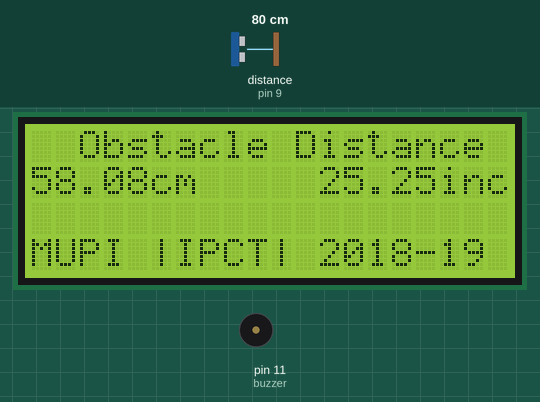
Recording of a sketch running on a simulated Arduino Uno, built with avr-gcc and run on an emulated ATmega328P. Shown: 20×4 character LCD, buzzer (waves = sounding, pin HIGH). Wiring (inferred from the names in the program): ultrasonic range finder: trigger pin 8; echo pin 9. The test bench sets the inputs (shaded band); at power-on: distance to the obstacle (sensor on pin 9) 80 cm. The echo pulse lasts 58.3 µs per cm; pins used as bus, display or sensor lines are not drawn.

Above: at 1.2 s.
1.3 s: distance to the obstacle (sensor on pin 9) set to 16 cm
At 2.5 s:
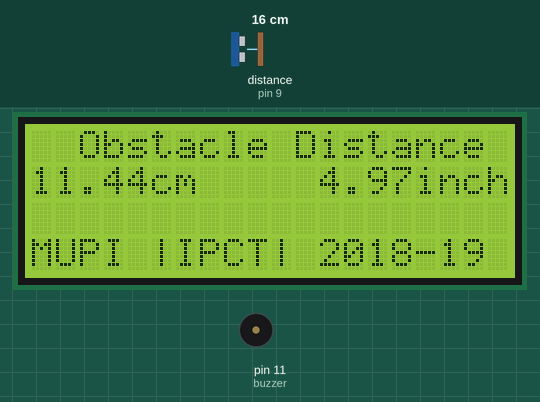
5.4 s: distance to the obstacle (sensor on pin 9) set to 13 cm
At 6.5 s:
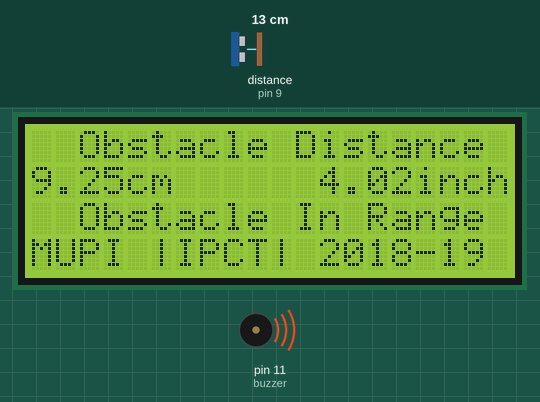
9.5 s: distance to the obstacle (sensor on pin 9) set to 2 cm
At 10.6 s:
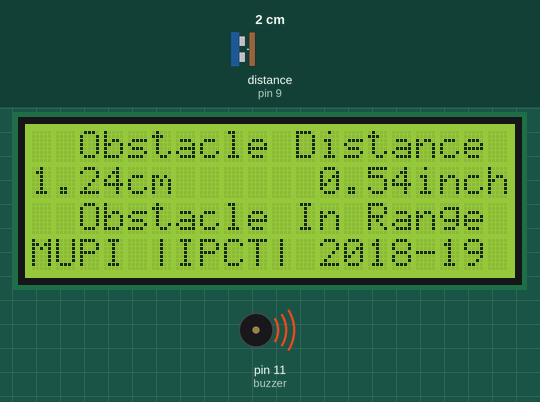
Timing chart, 0 to 12.5 s (numbered marks = the images above; inputs shaded):
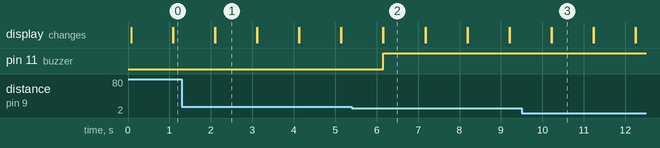

Measured:
- the behaviour switches between 15 and 14 cm on distance to the obstacle (sensor on pin 9) (found by bisection; images 1 and 2)
- after the input at 1.3 s, the display: first differs from a run without the input after 0.81 s (image 1)
- after the input at 5.4 s, pin 11 (buzzer): LOW → HIGH after 0.76 s; the display: first differs from a run without the input after 0.77 s (image 2)
- after the input at 9.5 s, the display: first differs from a run without the input after 0.73 s (image 3)
- what the display in image 1 shows lasts 1.0 s, from 2.1 s to 3.1 s

The sketch:

U_D_M_code.ino
```cpp
#include <LiquidCrystal.h>
LiquidCrystal lcd (2, 3, 4, 5, 6, 7) ;
int trigpin = 8 ;
int echopin = 9 ;
int buzzer = 11 ;
float time ;
float cm ;
float inch ;

void setup ( )
  { lcd.begin (20, 4) ;
    pinMode (trigpin, OUTPUT) ;
    pinMode (echopin, INPUT) ;
    pinMode (buzzer, OUTPUT) ; }

void loop ( )
  { digitalWrite (trigpin, LOW) ;
    delay (2) ;
    digitalWrite (trigpin, HIGH) ;
    delayMicroseconds (10) ;
    digitalWrite (trigpin, LOW ) ;
    time = pulseIn(echopin, HIGH ) ;
    cm = (time/2) / 40;
    inch = (time/2) / 92;
    lcd.setCursor (2, 0) ;
    lcd.print ("Obstacle Distance") ;
    lcd.setCursor (0,1) ;
    lcd.print (cm) ;
    lcd.print ("cm") ;
    lcd.setCursor (12, 1) ;
    lcd.print (inch) ;
    lcd.print ("inch") ;
    lcd.setCursor (0, 3) ;
    lcd.print ("MUPI |IPCT| 2018-19") ;

     if (cm<10)
     { digitalWrite (buzzer, HIGH) ;
       lcd.setCursor (2 , 2) ;
       lcd.print ("Obstacle In Range") ; }

    else
   { digitalWrite (buzzer, LOW) ; }
     delay (1000) ;
     lcd.clear ( ) ; }
```
